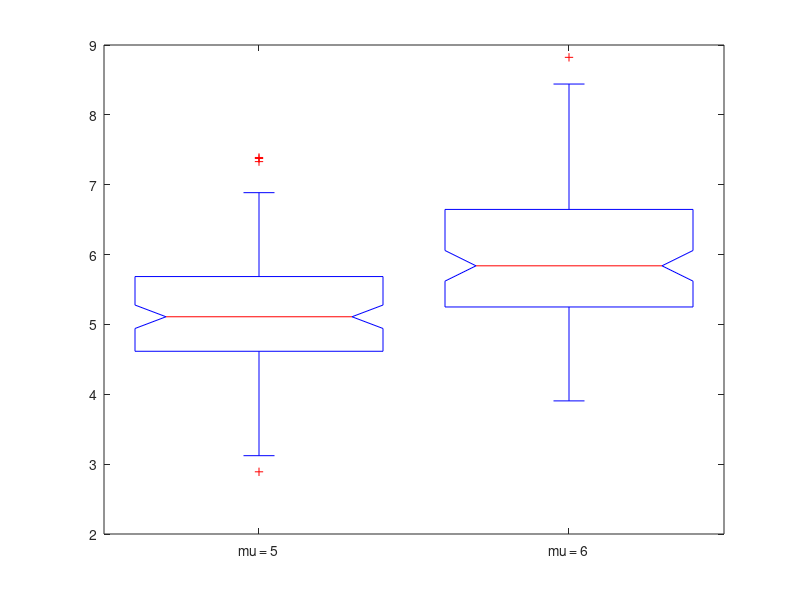

Write the MATLAB code that produced this figure.
% load fisheriris
% s1 = meas(51:100,3);
% s2 = meas(101:150,3);
% figure;
% boxplot([s1 s2],'notch','on', 'labels',{'versicolor','virginica'})

rng default;  % For reproducibility
x1 = normrnd(5,1,100,1);
x2 = normrnd(6,1,100,1);
figure;
boxplot([x1,x2],'notch','on','labels',{'mu = 5','mu = 6'})